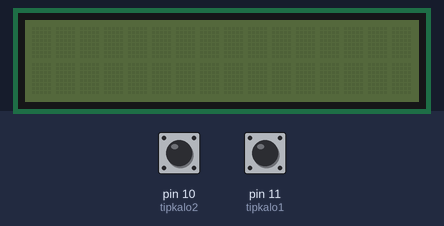
The sketch below on a simulated Arduino Uno, built with avr-gcc and run on an emulated ATmega328P. Shown: 16×2 character LCD. The inputs (shaded band) are chosen by the test bench; at power-on: pin 11 (tipkalo1) HIGH, pin 10 (tipkalo2) HIGH.

Above: at 1.2 s.
1.3 s: pin 11 (tipkalo1) pulled LOW for 0.15 s
At 2.1 s:
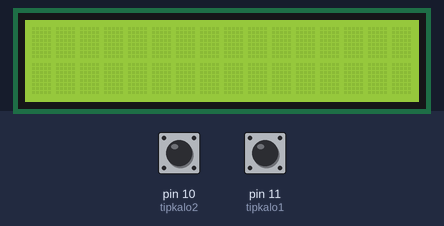
2.9 s: pin 10 (tipkalo2) pulled LOW for 0.15 s
At 3.3 s:
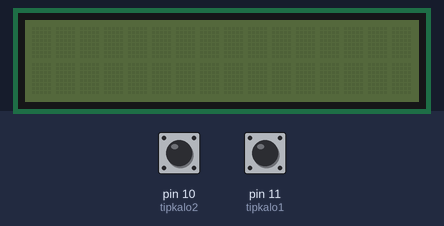
4.5 s: pin 11 (tipkalo1) pulled LOW for 1 s
At 5.7 s:
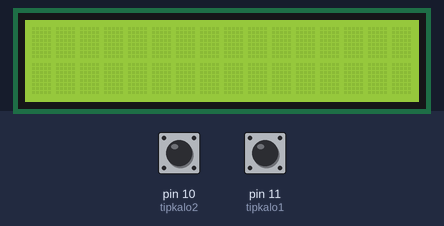
7.0 s: pin 10 (tipkalo2) driven LOW and pin 11 (tipkalo1) driven LOW
At 7.7 s:
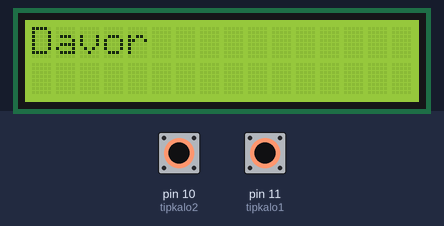
Timing chart, 0 to 9.5 s (numbered marks = the images above; inputs shaded):
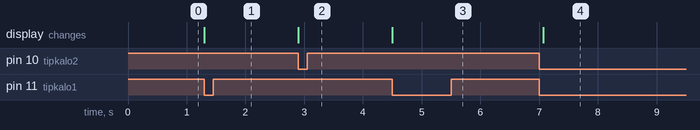

The sketch:

Untitled.ino
```cpp
#include <Wire.h>
#include <LiquidCrystal_I2C.h>
LiquidCrystal_I2C lcd(0x27,16,2);
const int  tipkalo1 = 11;
const int  tipkalo2 = 10;


void setup() {
  lcd.init();
  // put your setup code here, to run once:
pinMode(tipkalo1, INPUT_PULLUP);
pinMode(tipkalo2, INPUT_PULLUP);
}


void loop() {
  // put your main code here, to run repeatedly:
if (digitalRead(tipkalo1) == LOW){
  lcd.backlight();
  }
else if (digitalRead(tipkalo2)==LOW){
lcd.noBacklight();
}


  while (digitalRead(tipkalo2)==LOW) {
    if (digitalRead(tipkalo1) == LOW){
  lcd.begin(16,2);
  lcd.setCursor(0,0);
  lcd.print("D");
  lcd.print("a");
  lcd.print("v");
  lcd.print("o");
  lcd.print("r");


  }
}
}
```

Measured:
- after the input at 1.3 s, the display: changes at once (image 1)
- after the input at 2.9 s, the display: changes at once (image 2)
- after the input at 4.5 s, the display: changes at once (image 3)
- after the input at 7.0 s, the display: changes after 0.07 s (image 4)
